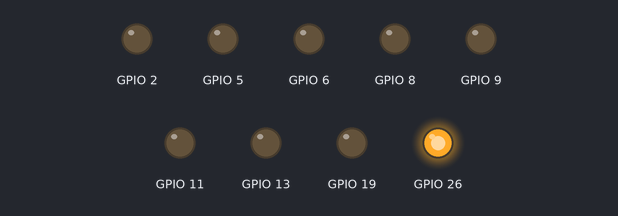
Bench run of a program on a simulated Raspberry Pi (BCM pin numbers). On the bench: output pins drawn as LEDs (lit = HIGH). Web requests get an empty 200 reply after 0.4 s; what the program prints to the terminal is not drawn.

Above: at 0.1 s.
At 1.1 s:
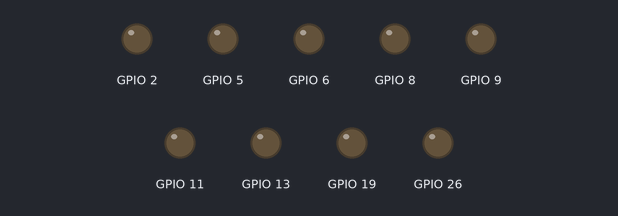
Timing chart, 0 to 2.6 s (numbered marks = the images above):
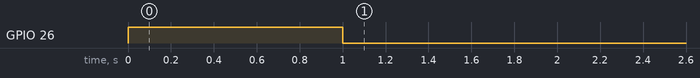

The program:

pruebaF.py
```python
import RPi.GPIO as GPIO
import requests
import time

GPIO.setwarnings(False)
GPIO.setmode(GPIO.BCM)
GPIO.setup(9,GPIO.OUT) #0
GPIO.setup(11,GPIO.OUT) #1
GPIO.setup(5,GPIO.OUT) #2
GPIO.setup(6,GPIO.OUT) #3
GPIO.setup(13,GPIO.OUT) #4
GPIO.setup(19,GPIO.OUT) #5
GPIO.setup(2,GPIO.OUT) #6
GPIO.setup(8,GPIO.OUT)
GPIO.setup(26,GPIO.OUT) #led

GPIO.setup(20,GPIO.IN) #dip bit0
GPIO.setup(16,GPIO.IN) #dip bit1
GPIO.setup(12,GPIO.IN) #dip bit2
GPIO.setup(7,GPIO.IN) #dip bit3
GPIO.setup(18,GPIO.IN) #dip mandar mensaje bit

GPIO.output(26,True)
time.sleep(1)
GPIO.output(26,False)

numerosD = []

while True:

    URL = 'https://w95davn4k4.execute-api.us-east-2.amazonaws.com/Fase1/'
    URL = URL + "?pulso=" + str(1)
    response = requests.get(URL)
    numero = response.text
    print(numero)


GPIO.cleanup()
```
